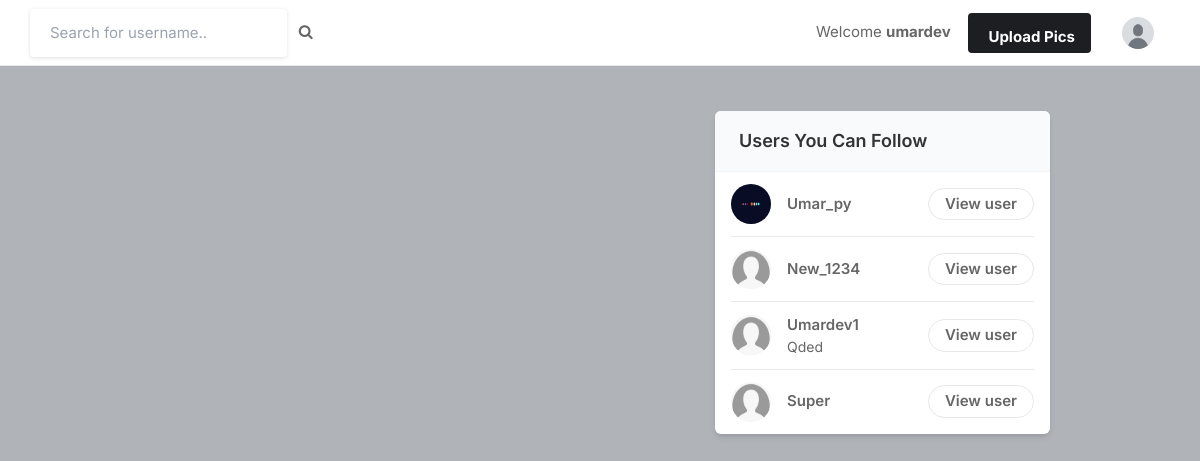
/ (signed in), run on the app's committed database.
### core/models.py (models this page shows, shortened)
class Profile(models.Model):
    user = models.ForeignKey(User,on_delete=models.CASCADE)
    id_user = models.IntegerField()
    bio = models.TextField(blank=True)
    profileimg = models.ImageField(upload_to='profile_images',default='profile_images/user.png')
    location = models.CharField(max_length=100,blank=True)

### core/views.py (the view, shortened to what this page needs)
# urls.py: path('',views.index, name='index'),
@login_required(login_url='signin')
def index(request):
    user_object = User.objects.get(username=request.user.username)
    user_profile = Profile.objects.get(user=user_object)
    user_following_list = []
    feed = []
    user_following = FollowersCount.objects.filter(follower=request.user.username)
    for users in user_following:
        user_following_list.append(users.user)
    for usernames in user_following:
        feed_list = Post.objects.filter(user=usernames)
        feed.append(feed_list)
    feed_list = list(chain(*feed))
    posts = Post.objects.all()
    all_users = User.objects.all()
    following_user_all = []
    for user in user_following:
        user_list = User.objects.get(username=user.user)
        following_user_all.append(user_list)
    new_suggestion_list = [x for x in list(all_users) if (x not in list(following_user_all))]
    current_user = User.objects.filter(username=request.user.username)
    final_suggestion_list = [x for x  in list(new_suggestion_list) if (x not in list(current_user))]
    random.shuffle(final_suggestion_list)
    username_profile = []
    username_profile_list = []
    for users in final_suggestion_list:
        username_profile.append(users.id)
    for ids in username_profile:
        profile_list = Profile.objects.filter(id_user=ids)
        username_profile_list.append(profile_list)
    suggestion_username_profile_list = list(chain(*username_profile_list))
    return render(request,'index.html',{'user_profile':user_profile,'posts':feed_list,'suggestion_username_profile_list':suggestion_username_profile_list[:4]})

### template/index.html (shortened to what this page needs)
<!DOCTYPE html>
{% load static %}
<html lang="en">
<head>
    <link rel="stylesheet" href="{% static 'assets/css/icons.css' %}">
    <link rel="stylesheet" href="{% static 'assets/css/uikit.css' %}">
    <link rel="stylesheet" href="{% static 'assets/css/style.css' %}">
    <link rel="stylesheet" href="{% static 'assets/css/tailwind.css' %}">
    <link rel="stylesheet" href="https://cdnjs.cloudflare.com/ajax/libs/font-awesome/4.7.0/css/font-awesome.min.css">
</head>
<body>
            <header>
                <div class="header_inner">
                    <form action="/search" method="post">
                    <div class="left-side">
                            <input type="text" name="username" placeholder="Search for username..">&nbsp; &nbsp;
                           <button type="submit" ><i class="fa fa-search fa-1x"></i></button>
                    </div>
                    </form>
                    <div class="right-side lg:pr-4">
                        <a href="#" class="">
                            Welcome <b name="" class="">{{user.username}}&nbsp; &nbsp; &nbsp;</b>
                        </a>
                        <a href="#"
                            class="bg-pink-500 flex font-bold hidden hover:bg-pink-600 hover:text-white inline-block items-center lg:block max-h-10 mr-4 px-4 py-2 rounded shado text-white">
                              Upload Pics
                        </a>
                        <a href="#">
                            <img src="{{user_profile.profileimg.url}}" class="header-avatar" alt="">
                        </a>
                    </div>
                </div>
            </header>
            <div class="container m-auto">
                <div class="lg:flex justify-center lg:space-x-10 lg:space-y-0 space-y-5">
                    <div class="space-y-5 flex-shrink-0 lg:w-7/12">
                    </div>
                    <div class="lg:w-5/12">
                        <div class="bg-white  shadow-md rounded-md overflow-hidden">
                            <div class="bg-gray-50  border-b border-gray-100 flex items-baseline justify-between py-4 px-6 ">
                                <h2 class="font-semibold text-lg">Users You Can Follow</h2>
                            </div>
                            <div class="divide-gray-300 divide-gray-50 divide-opacity-50 divide-y px-4 ">
                                {% for suggestion in suggestion_username_profile_list %}
                                <div class="flex items-center justify-between py-3">
                                    <div class="flex flex-1 items-center space-x-4">
                                        <a href="/profile/{{suggestion.user}}">
                                            <img src="{{ suggestion.profileimg.url }}" class="bg-gray-200 rounded-full w-10 h-10">
                                        </a>
                                        <div class="flex flex-col">
                                            <span class="block capitalize font-semibold"> {{suggestion.user}} </span>
                                            <span class="block capitalize text-sm"> {{suggestion.bio}} </span>
                                        </div>
                                    </div>
                                    <a href="/profile/{{suggestion.user}}" class="border border-gray-200 font-semibold px-4 py-1 rounded-full hover:bg-pink-600 hover:text-white hover:border-pink-600 "> View user </a>
                                </div>
                                {% endfor %}
                            </div>
                        </div>
                    </div>
                </div>
            </div>
</body>
</html>

### static/assets/css/style.css (style rules this page uses)
body { background-color: #B0B3B8!important; }
button { vertical-align: middle; }
input { height: 48px; line-height: 48px; padding: 0 20px; outline: none; font-size: 15px; color: #808080; max-width: 100%; width: 100%; -webkit-box-sizing: border-box; box-sizing: border-box; display: block; font-weight: 400; opacity: 1; border-radius: 4px; border: none; -webkit-box-shadow: 0 1px 4px 0px rgba(0, 0, 0, 0.12); box-shadow: 0 1px 4px 0px rgba(0, 0, 0, 0.12); }
input[type="text"], input[type="password"], input[type="email"], input[type="number"] { height: 48px; line-height: 48px; padding: 0 20px; outline: none; font-size: 15px; color: #808080; max-width: 100%; width: 100%; -webkit-box-sizing: border-box; box-sizing: border-box; display: block; font-weight: 400; opacity: 1; border-radius: 4px; border: none; -webkit-box-shadow: 0 1px 4px 0px rgba(0, 0, 0, 0.12); box-shadow: 0 1px 4px 0px rgba(0, 0, 0, 0.12); }
input { -webkit-transition: all 0.1s ease-in-out; transition: all 0.1s ease-in-out; }
::placeholder { color: #808080; opacity: 1; }
button { border: none; margin: 0; padding: 0; width: auto; overflow: visible; background: transparent; color: inherit; font: inherit; line-height: normal; cursor: pointer; }
a { color: #be185d; -webkit-transition: 0.3s; transition: 0.3s; outline: none !important; }
button { outline: none !important; }
img { max-width: 100%; }
body { color: #666; font-size: 15px; line-height: 27px; background-color: #f0f2f5; font-family: "Inter", sans-serif; text-transform: none; }
h1, h2, h3, h4, h5, h6 { font-family: "Inter", sans-serif; text-transform: none; }
input[type="text"], input[type="password"], input[type="email"] { font-family: "Inter", sans-serif; text-transform: none; }
button, body .pac-container { font-family: "Inter", sans-serif; text-transform: none; }
h1, h2, h3, h4, h5, h6 { color: #333; font-weight: 500; margin: 0; padding: 0; }
h2 { font-size: 26px; }
b, strong { font-weight: 700 !important; }
@media (min-width: 1024px) { .container { max-width: 900px !important; padding-top: 45px; } }
header { background-color: #fff; left: 0; right: 0; top: 0; z-index: 99; height: 66px; display: -webkit-box; display: -ms-flexbox; display: flex; -webkit-box-align: center; -ms-flex-align: center; align-items: center; border-bottom: 1px solid #e5e7eb; }
header .header_inner { display: -webkit-box; display: -ms-flexbox; display: flex; -webkit-box-align: center; -ms-flex-align: center; align-items: center; max-width: 1090px; margin: auto; width: 100%; max-width: 100% !important; padding: 0 30px; }
header .header_inner .left-side { display: -webkit-box; display: -ms-flexbox; display: flex; -webkit-box-align: center; -ms-flex-align: center; align-items: center; }
header .header_inner .right-side { display: -webkit-box; display: -ms-flexbox; display: flex; -webkit-box-align: center; -ms-flex-align: center; align-items: center; -webkit-box-pack: end; -ms-flex-pack: end; justify-content: flex-end; margin-left: auto; }
header .header_inner .right-side .header-avatar { width: 32px; height: 32px; border-radius: 100%; margin-left: 15px; }

### data on the page
Profile: profileimg (picture)
Profile: profileimg (picture), user "Umar_py"
Profile: profileimg (placeholder picture), user "New_1234"
Profile: profileimg (picture), user "Umardev1", bio "Qded"
Profile: profileimg (placeholder picture), user "Super"

### other printed values
{{ user.username }} "umardev"
